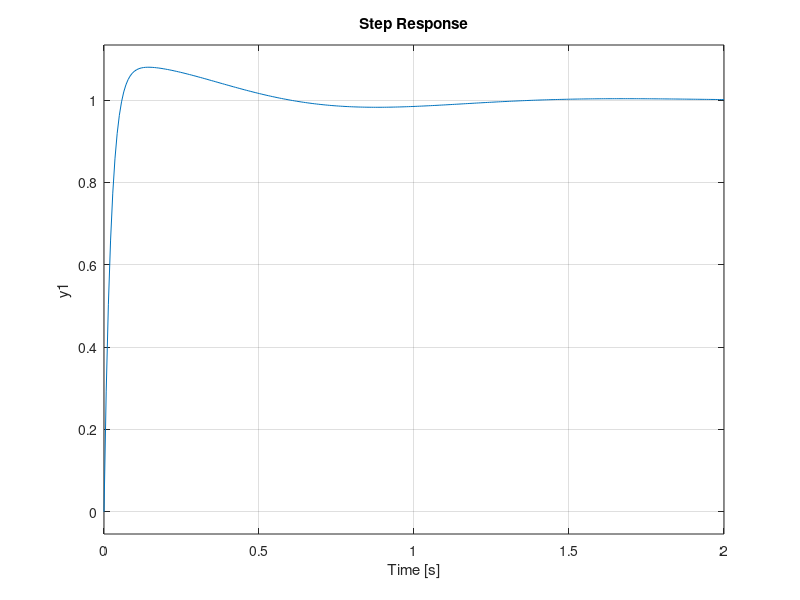

Write MATLAB code to recreate this figure.
%
% pids2s4_plot.m
%
% PID
%

Tf = 2;  % time final (sec)

Gs = tf([1], [1 0.4 0]);
Ds = tf([47.996 197.14 875], [1 0]);

Hs = (Ds*Gs)/(1 + Ds*Gs);

step(Hs, Tf);

print('pids2s4_plot.eps', '-deps');
